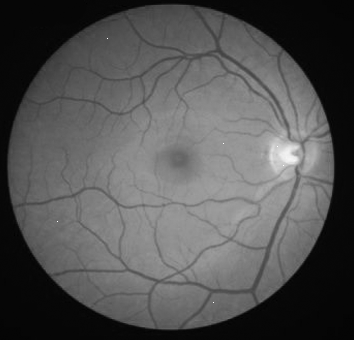
%> input picture HW01/Questions/retina.png, 354 x 340 px
$ octave HW01_Q4.m   (GNU Octave 9; MATLAB toolbox functions it lacks are replaced by stand-ins)
%> lines starting %> are read from the running program, lines starting %| are printed output that depends on the picture
### CommonUtils/save_figure.m
function save_figure(fig,fileName)
    frame = getframe(fig);
    imwrite(frame.cdata,fileName);
end

### HW01/Q4/HW01_Q4.m
clc; clear; close all; addpath('../../CommonUtils');
Questions_folder = '../Questions/';
image_raw = imread(fullfile(Questions_folder,'retina.png'));
%> image_raw is the input picture: size 340x354 uint8; min 0, max 255, mean 83.1

L = 256;
log_transform = @(r) uint8((L-1)* log(1+double(r))/log(L));
fig = figure('Color','white', 'ToolBar', 'none', 'MenuBar', 'none', 'Name', 'Q2');
subplot(121); imshow(image_raw)
subplot(122); imshow(log_transform(image_raw))
%> after `imshow(log_transform(image_raw))`:
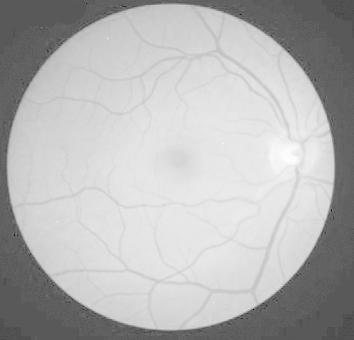
%> displayed picture: size 340x354, on the screen's scale of 0 to 255; min 0, max 255, mean 180.7
save_figure(fig, 'log_transform.png')
%> in save_figure, `imwrite(frame.cdata,fileName);`:
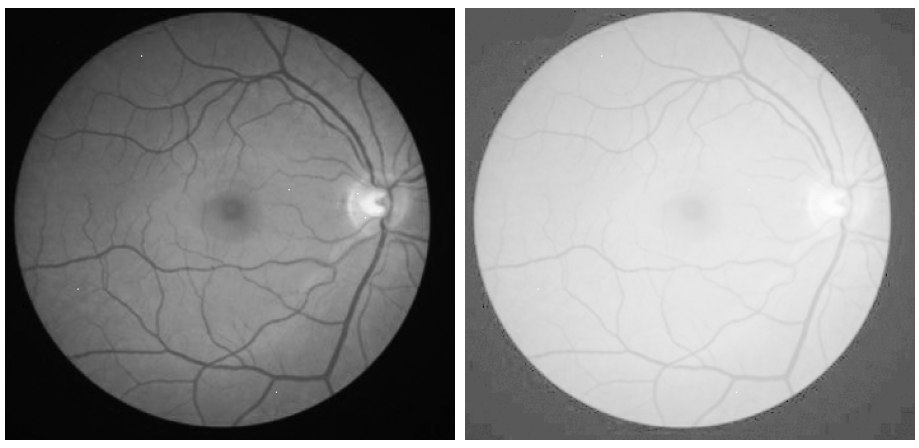
%> saved as log_transform.png: size 448x919x3 uint8; min 0, max 255, mean 138.6

power_law = @(r,p) uint8((L-1)* (double(r)/(L-1)).^p);
fig = figure('Color','white', 'ToolBar', 'none', 'MenuBar', 'none', 'Name', 'Q2');
subplot(121); imshow(image_raw)
subplot(122); imshow(power_law(image_raw,0.75))
save_figure(fig, 'power_law-0.75.png')
%> call 2 of save_figure, with fig = 2, fileName = 'power_law-0.75.png'
%> in save_figure (call 2), `imwrite(frame.cdata,fileName);`:
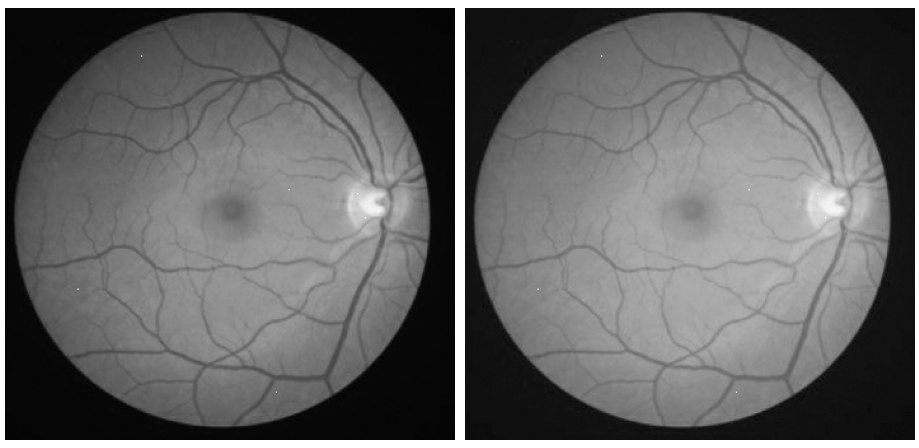
%> saved as power_law-0.75.png: size 448x919x3 uint8; min 0, max 255, mean 102

$ run again, with HW01/Questions/Brain_MRI.png copied over HW01/Questions/retina.png
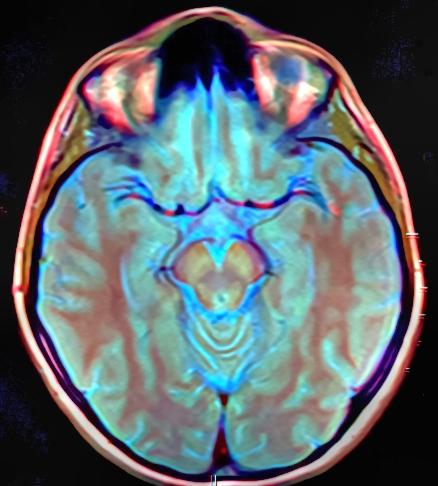
%> input picture HW01/Questions/Brain_MRI.png, 438 x 486 px
%> image_raw is the input picture: size 486x438x3 uint8; mean R, G, B 92.2, 103.5, 108.8
%> `imshow(log_transform(image_raw))`:
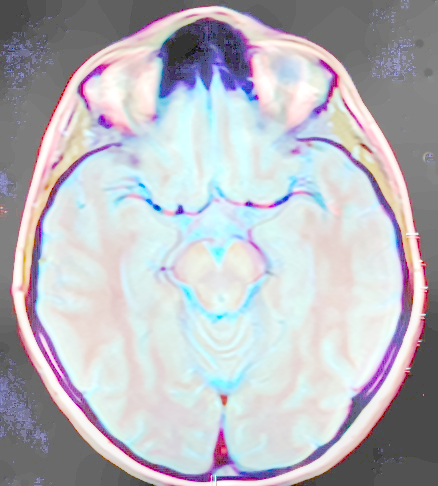
%> displayed picture: size 486x438x3, on the screen's scale of 0 to 255; mean R, G, B 184.3, 184.6, 191.2
%> in save_figure (call 2), `imwrite(frame.cdata,fileName);`:
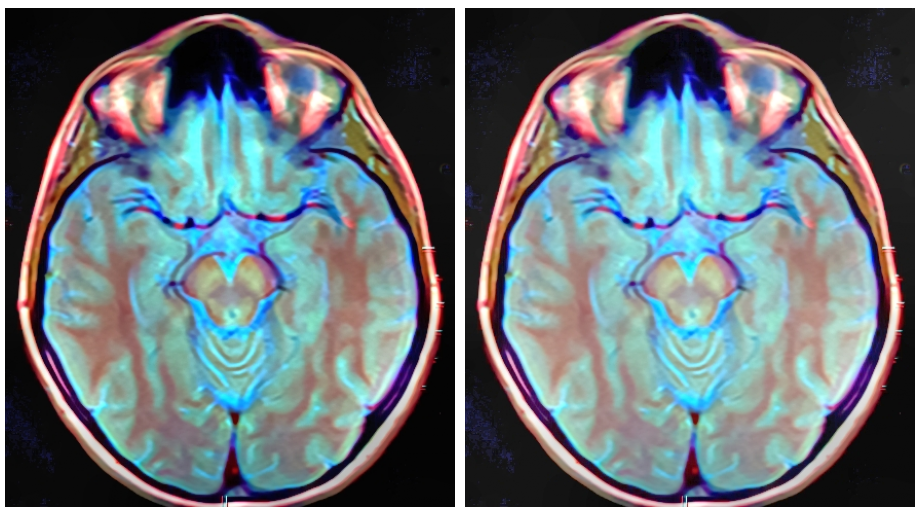
%> saved as power_law-0.75.png: size 515x919x3 uint8; mean R, G, B 109.2, 118.8, 124

$ run again, with HW01/Questions/heart_ct.jpg saved as HW01/Questions/retina.png
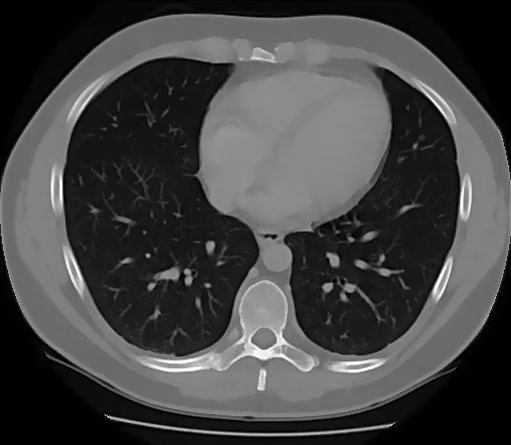
%> input picture HW01/Questions/heart_ct.jpg, 511 x 445 px
%> image_raw is the input picture: size 445x511x3 uint8; mean R, G, B 67.9, 67.8, 67.9
%> `imshow(log_transform(image_raw))`:
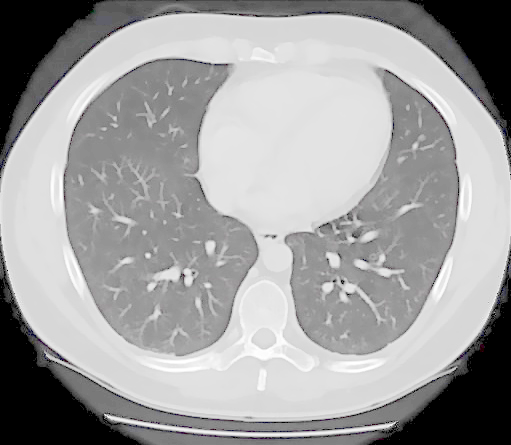
%> displayed picture: size 445x511x3, on the screen's scale of 0 to 255; mean R, G, B 159.8, 159.6, 159.9
%> in save_figure (call 2), `imwrite(frame.cdata,fileName);`:
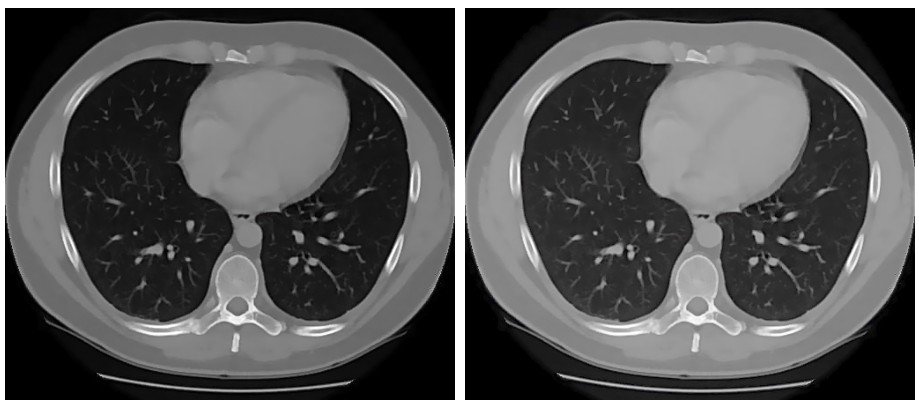
%> saved as power_law-0.75.png: size 408x919x3 uint8; mean R, G, B 87.2, 87.1, 87.2
